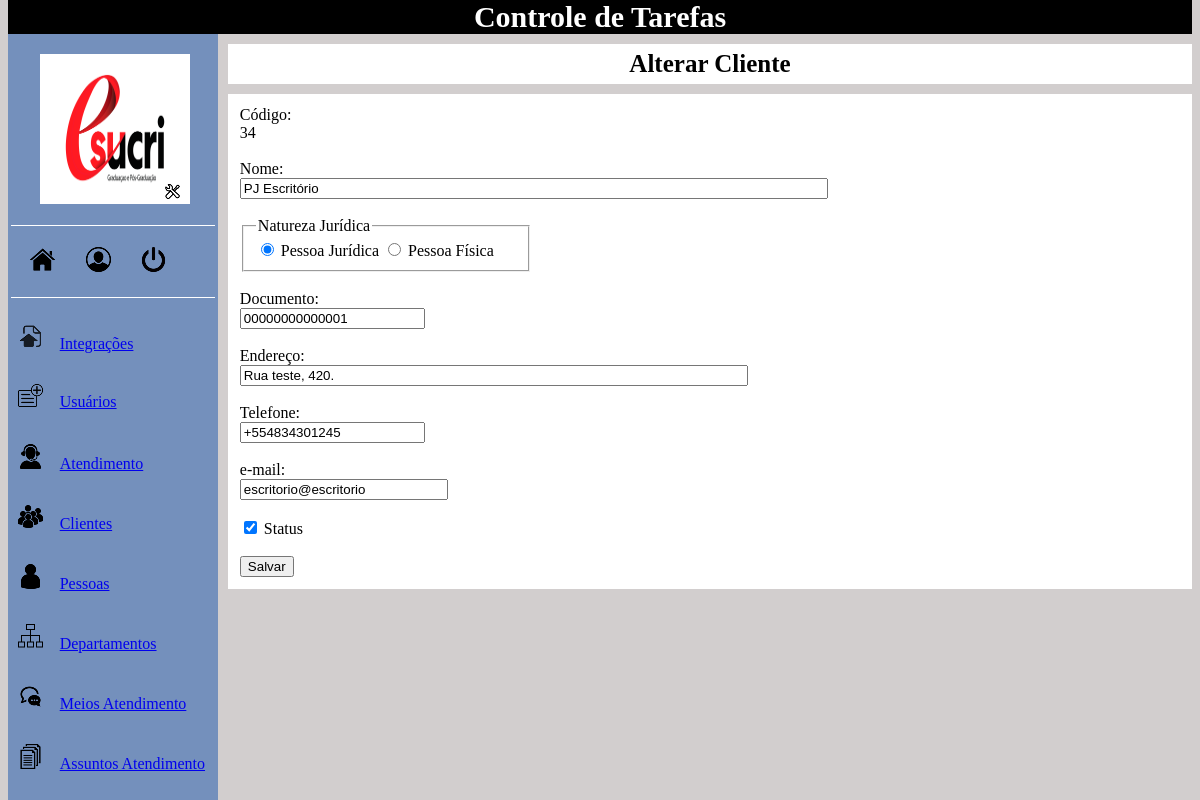
Screenshot of /views/cliente-editar.php?id=34 (signed in) with the database file from the repository.
### tables this page shows
CREATE TABLE `pessoa` (
  `id` int(11) NOT NULL AUTO_INCREMENT,
  `nome` varchar(70) NOT NULL,
  `tipo` char(2) NOT NULL,
  `documento` varchar(14) NOT NULL,
  `endereco` varchar(100) DEFAULT NULL,
  `telefone` char(14) DEFAULT NULL,
  `email` varchar(100) DEFAULT NULL,
  `status` char(1) DEFAULT 'I',
  `cliente` char(1) DEFAULT 'N',
  PRIMARY KEY (`id`),
  UNIQUE KEY `documento` (`documento`)
);

### views/cliente-editar.php (the view, shortened to what this page needs)
<?php
    include('../conexao.php');
    include('menu.php');
?>
<!DOCTYPE html>
<html lang="pt-br">
<head>
    <link rel="stylesheet" href="../styles/estilos.css">
</head>
<body>
    <?php
        $id = $_GET['id'];
        $sql = "SELECT * FROM pessoa WHERE id = '{$id}'";
        $query = mysqli_query($conexao,$sql);
        $item = mysqli_fetch_array($query, MYSQLI_ASSOC);
    ?>
    <header>
        <div class="header-pagina">Alterar Cliente</div>
    </header>
    <section class="conteudo-cadastro">
        <form action="../controllers/cliente/cliente-editar.php" method="POST">
            <label>Código:</label><br>
            <?php echo $id; ?><br><br>
            <label for="nome">Nome:</label><br>
            <input type="text" name="nome" id="nome" maxlength="70" value="<?php echo $item['nome'] ?>" class="input-nome"><br><br>
            <fieldset class="field-natureza">
                <legend>Natureza Jurídica</legend>
                <input type="radio" name="tipo" id="pj" value="pj" <?php if($item['tipo'] == 'pj'){echo 'checked="checked"';} ?>> Pessoa Jurídica
                <input type="radio" name="tipo" id="pf" value="pf" <?php if($item['tipo'] == 'pf'){echo 'checked="checked"';} ?>> Pessoa Física
            </fieldset><br>
            <label for="documento">Documento:</label><br>
            <input type="text" name="documento" id="documento" maxlength="14" value="<?php echo $item['documento'] ?>"><br><br>
            <label for="endereco">Endereço:</label><br>
            <input type="text" name="endereco" id="endereco" maxlength="100" value="<?php echo $item['endereco'] ?>" class="input-endereco"><br><br>
            <label for="telefone">Telefone:</label><br>
            <input type="text" name="telefone" id="telefone" maxlength="14" value="<?php echo $item['telefone'] ?>"><br><br>
            <label for="email">e-mail:</label><br>
            <input type="text" name="email" id="email" maxlength="100" value="<?php echo $item['email'] ?>" class="input-email"><br><br>
            <input type="checkbox" name="status" id="status" <?php if($item['status'] == 'A'){echo 'checked="checked"';} ?>>
            <label for="status">Status</label><br><br>
            <button type="submit">Salvar</button>
        </form>
    </section>
</body>
</html>

### styles/estilos.css (style rules this page uses)
.conteudo-cadastro { margin-top: 10px; padding: 1%; margin-left: 220px; background-color: white; }
body { background-color: rgb(210, 206, 206); }
.input-nome { width: 580px; }
.input-endereco { width: 500px; }
.input-email { width: 200px; }
.field-natureza { width: 260px; }
.header-pagina { margin-top: 10px; padding: 0.5%; margin-left: 220px; background-color: white; text-align: center; font-size: 25px; font-weight: bolder; }

### rows the page displays
pessoa: nome "PJ Escritório", tipo "☑", documento "00000000000001", endereco "Rua teste, 420.", telefone "+554834301245", email "escritorio@escritorio", status "☑"

### other values shown
$id "34"
